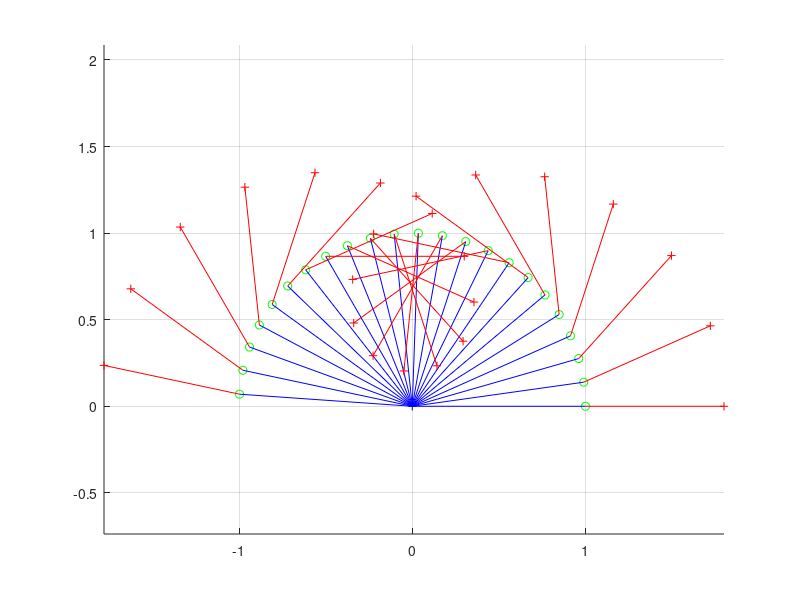

Here is the MATLAB script that generated this plot:
clear all; clc;

L1=1; 
L2=0.8; 
alfa1=(0:8:180) * pi/180; 
alfa2=(0:16:360) * pi/180; 


x= L1 * cos(alfa1); 
y= L1 * sin(alfa1);  
nuly = zeros(1,length(x));

x1 = x + L2*cos(alfa1+alfa2); 
y1 = y + L2*sin(alfa1+alfa2); 

figure('Name', 'Manipulator pomoci vektoru');
hold on
plot(0,0,'b+')
plot(x,y,'go'); 
plot([nuly;x],[nuly;y],'b-');

plot(x1,y1, 'r+')
plot([x;x1],[y;y1],'r-');
grid on
axis('equal')

hold off